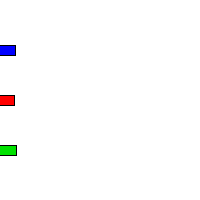
Frame 1 (no input)
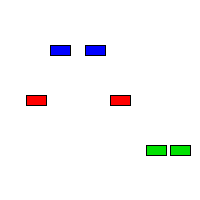
Frame 60 (the mouse pressed at the canvas centre just before this capture)
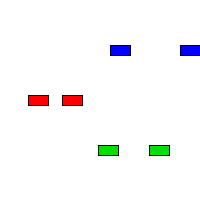
Frame 120 (the mouse held since frame 60 and released just before this capture)

The Processing sketch that drew these frames (run headless with seeded random() and noise(); from frame 60 on, the mouse is pressed at the canvas centre):

// Processing sketch: processing_105752
// ── processing_105752.pde

// http://processing.org/tutorials/objects/
 
// Example: Two Car objects
Car myCar1;
Car myCar2; // Two objects!
Car myCar3;
Car myCar4;
Car myCar5;
Car myCar6;
 
void setup() {
  size(200,200);
  // Parameters go inside the parentheses when the object is constructed.
  myCar1 = new Car(color(255,0,0),0,100,2); 
  myCar2 = new Car(color(0,0,255),0,50,1);
  myCar3 = new Car(color(0,225,0),0,150,3);
  myCar4 = new Car(color(255,0,0),0,100,4);
  myCar5 = new Car(color(0,0,255),0,50,5);
  myCar6 = new Car(color(0,225,0),0,150,6);
}
 
void draw() {
  background(255);
  myCar1.drive();
  myCar1.display();
  myCar2.drive();
  myCar2.display();
  myCar3.drive();
  myCar3.display();
  myCar4.drive();
  myCar4.display();
  myCar5.drive();
  myCar5.display();
  myCar6.drive();
  myCar6.display();
}
 
// Even though there are multiple objects, we still only need one class. 
// No matter how many cookies we make, only one cookie cutter is needed.
class Car { 
  color c;
  float xpos;
  float ypos;
  float xspeed;
 
  // The Constructor is defined with arguments.
  Car(color tempC, float tempXpos, float tempYpos, float tempXspeed) { 
    c = tempC;
    xpos = tempXpos;
    ypos = tempYpos;
    xspeed = tempXspeed;
  }
 
  void display() {
    stroke(0);
    fill(c);
    rectMode(CENTER);
    rect(xpos,ypos,20,10);
  }
 
  void drive() {
    xpos = xpos + xspeed;
    if (xpos > width) {
      xpos = 0;
    }
  }
}
